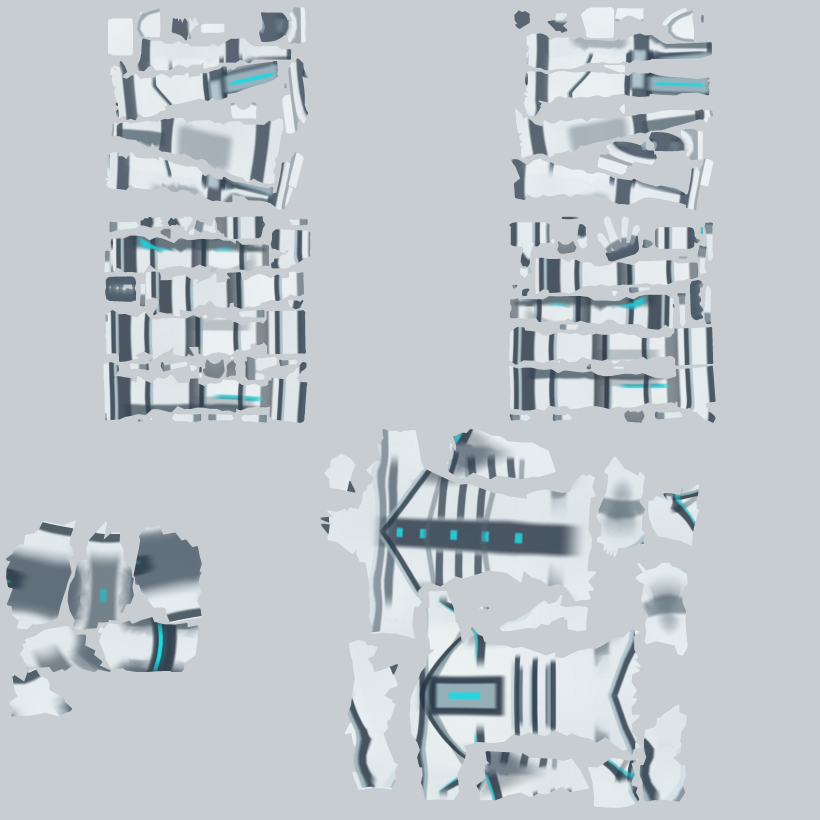
#> input picture projects/swrlz-forge-moba/assets/models/futuristic-humanoid-v11-548-finished-robot-skin-4096.png, 4096 x 4096 px (shown at 1/5 size)
$ python test_register_concept_uv_to_native.py
#> lines starting #> are read from the running program, lines starting #| are printed output that depends on the picture; after the words box and inside, x2 and y2 are one past the last pixel; in counts of white or black regions, pixels touching at a corner belong together
### projects/swrlz-forge-moba/authoring/register_concept_uv_to_native.py
#!/usr/bin/env python3
"""Register a generated armor atlas against an EXISTING §E mannequin UV paint.

An image generator draws approximate UV islands; this tool uses the baked
texture's island coverage as an authoritative destination. It optically aligns
the approximate silhouettes, paints only inside the native UV islands, fills
uncovered island texels by nearest detailed-artwork color, and pads edges for
filtering. It NEVER changes scene UVs, geometry, or topology.

Usage:
  python register_concept_uv_to_native.py --artwork /path/to/concept.png \
    --reference ../assets/models/futuristic-humanoid-v11-548-finished-robot-skin-4096.png \
    --output /path/to/registered-4096.png

Requires numpy, Pillow, scipy, opencv-python-headless. Artwork and reference
must use the SAME atlas topology/layout, not arbitrary generic robot atlases.
"""
import argparse
import hashlib
import json
from pathlib import Path

import cv2
import numpy as np
from PIL import Image
from scipy.ndimage import distance_transform_edt

ROOT = Path(__file__).resolve().parents[1]
REFERENCE = ROOT / 'assets/models/futuristic-humanoid-v11-548-finished-robot-skin-4096.png'


def rgb(path, side):
    return np.asarray(Image.open(path).convert('RGB').resize(
        (side, side), Image.Resampling.LANCZOS))


def background(arr):
    h, w = arr.shape[:2]
    d = max(4, min(h, w) // 64)
    corners = np.concatenate([
        arr[:d, :d].reshape(-1, 3),
        arr[:d, -d:].reshape(-1, 3),
        arr[-d:, :d].reshape(-1, 3),
        arr[-d:, -d:].reshape(-1, 3)
    ], axis=0)
    return np.median(corners, axis=0).astype(np.float32)


def silhouette(arr, bg, threshold):
    delta = np.linalg.norm(arr.astype(np.float32) - bg, axis=2)
    mask = (delta > threshold).astype(np.uint8)
    return cv2.morphologyEx(mask, cv2.MORPH_CLOSE,
                            np.ones((3, 3), np.uint8))


def flow_from_silhouette(artwork_mask, native_mask):
    n = len(artwork_mask)
    flow = np.zeros((n, n, 2), dtype=np.float32)
    # Four independent packed UV neighborhoods: each side's limb stacks,
    # helmet, and torso. Avoid cross-island attraction.
    regions = [(0, 0, .475, .535), (.565, 0, 1, .535),
               (0, .605, .385, 1), (.395, .52, 1, 1)]
    for x0, y0, x1, y1 in regions:
        l, t, r, b = map(int, (x0*n, y0*n, x1*n, y1*n))
        a = cv2.GaussianBlur(artwork_mask[t:b, l:r].astype('float32'),
                              (0, 0), 3)
        d = cv2.GaussianBlur(native_mask[t:b, l:r].astype('float32'),
                              (0, 0), 3)
        optical = cv2.DISOpticalFlow_create(
            cv2.DISOPTICAL_FLOW_PRESET_MEDIUM)
        optical.setFinestScale(1)
        optical.setPatchSize(8)
        optical.setPatchStride(4)
        optical.setGradientDescentIterations(15)
        # Destination => source displacement for image resampling.
        backwards = optical.calc((d * 255).astype(np.uint8),
                                 (a * 255).astype(np.uint8), None)
        flow[t:b, l:r] = np.clip(backwards, -14, 14)
    flow = cv2.GaussianBlur(flow, (0, 0), 2)
    yy, xx = np.mgrid[0:n, 0:n].astype(np.float32)
    shifted = cv2.remap(artwork_mask.astype(np.float32),
                        xx + flow[:, :, 0], yy + flow[:, :, 1],
                        cv2.INTER_LINEAR, borderMode=cv2.BORDER_CONSTANT)
    iou = lambda a, b: (
        np.logical_and(a, b).sum() /
        max(int(np.logical_or(a, b).sum()), 1))
    before = float(iou(artwork_mask > 0, native_mask > 0))
    after = float(iou(shifted > .5, native_mask > 0))
    # A bad estimated flow must not silently worsen the registration.
    if after < before:
        return np.zeros_like(flow), before, before
    return flow, before, after


def register(artwork, reference, output, render_side=4096):
    small = 768
    art = rgb(artwork, small)
    native = rgb(reference, small)
    art_bg, native_bg = background(art), background(native)
    am = silhouette(art, art_bg, 15)
    nm = silhouette(native, native_bg, 8)
    flow, before, after = flow_from_silhouette(am, nm)
    # Different atlas UV layouts cannot be fixed by optical-flow alignment.
    if before < .57:
        raise ValueError(
            'Artwork does not match native UV atlas layout; '
            f'initial overlap={before:.3f}')
    full_art = np.asarray(Image.open(artwork).convert('RGB'))
    full_native = rgb(reference, render_side)
    target = silhouette(full_native, background(full_native), 8).astype(bool)
    fx = cv2.resize(flow[:, :, 0], (render_side, render_side),
                    interpolation=cv2.INTER_CUBIC) * (render_side / small)
    fy = cv2.resize(flow[:, :, 1], (render_side, render_side),
                    interpolation=cv2.INTER_CUBIC) * (render_side / small)
    ax = np.arange(render_side, dtype=np.float32)[None, :]
    ay = np.arange(render_side, dtype=np.float32)[:, None]
    mapx = (ax + fx) * (full_art.shape[1] - 1) / (render_side - 1)
    mapy = (ay + fy) * (full_art.shape[0] - 1) / (render_side - 1)
    transferred = cv2.remap(full_art, mapx, mapy,
                            cv2.INTER_LINEAR, borderMode=cv2.BORDER_REFLECT_101)
    coverage = silhouette(transferred, background(full_art), 14).astype(bool)
    # No gray background paint inside actual islands.
    _, nearest = distance_transform_edt(~coverage, return_indices=True)
    missing = target & ~coverage
    transferred[missing] = transferred[nearest[0][missing],
                                        nearest[1][missing]]
    result = full_native.copy()
    result[target] = transferred[target]
    # 12 px bleed outside exact UV islands to avoid bilinear/mipmap seams.
    distance, edge = distance_transform_edt(~target, return_indices=True)
    padding = (~target) & (distance <= 12)
    result[padding] = result[edge[0][padding], edge[1][padding]]
    output.parent.mkdir(parents=True, exist_ok=True)
    Image.fromarray(result, 'RGB').save(output, optimize=True)
    digest = lambda p: hashlib.sha256(Path(p).read_bytes()).hexdigest()
    report = {
        'artwork': str(artwork), 'referenceUVMaterial': str(reference),
        'output': str(output), 'resolution': [render_side, render_side],
        'artworkSourceResolution': list(Image.open(artwork).size),
        'nativeUvModified': False, 'geometryModified': False,
        'islandIoUBefore': round(before, 4), 'islandIoUAfter': round(after, 4),
        'uncoveredPixelsRepaired': int(missing.sum()),
        'artworkSha256': digest(artwork), 'referenceSha256': digest(reference),
        'resultSha256': digest(output),
        'scope': 'raster island registration; inspect final model from 3D views'
    }
    output.with_suffix('.validation.json').write_text(json.dumps(report, indent=2) + '\n')
    print('SE_EXACT_UV_RASTER_REGISTRATION', json.dumps(report))
    return report


# [9 lines that do not run on import are left out]

### projects/swrlz-forge-moba/authoring/test_register_concept_uv_to_native.py
#!/usr/bin/env python3
"""Regression checks for art/UV registration without changing a saved scene."""
from pathlib import Path
from tempfile import TemporaryDirectory
import numpy as np
from PIL import Image

from register_concept_uv_to_native import register, REFERENCE

def main():
    assert REFERENCE.is_file(), REFERENCE
    with TemporaryDirectory() as td:
        td=Path(td)
        # Valid roundtrip using the native mesh-registered art as both inputs.
        out=td/'registered.png'
        report=register(REFERENCE,REFERENCE,out,1024)
#> in background, `corners = np.concatenate([ arr[:d, :d].reshape(-1, 3), arr[:d, -d:].re..`: corners = 576 rows, first 8: [200, 205, 209], [200, 205, 209], [200, 205, 209], [200, 205, 209], [200, 205, 209], [200, 205, 209], [200, 205, 209], [200, 205, 209]
#> in register, `art_bg, native_bg = background(art), background(native)`: art_bg = [200, 205, 209]
#> in silhouette, `mask = (delta > threshold).astype(np.uint8)`:
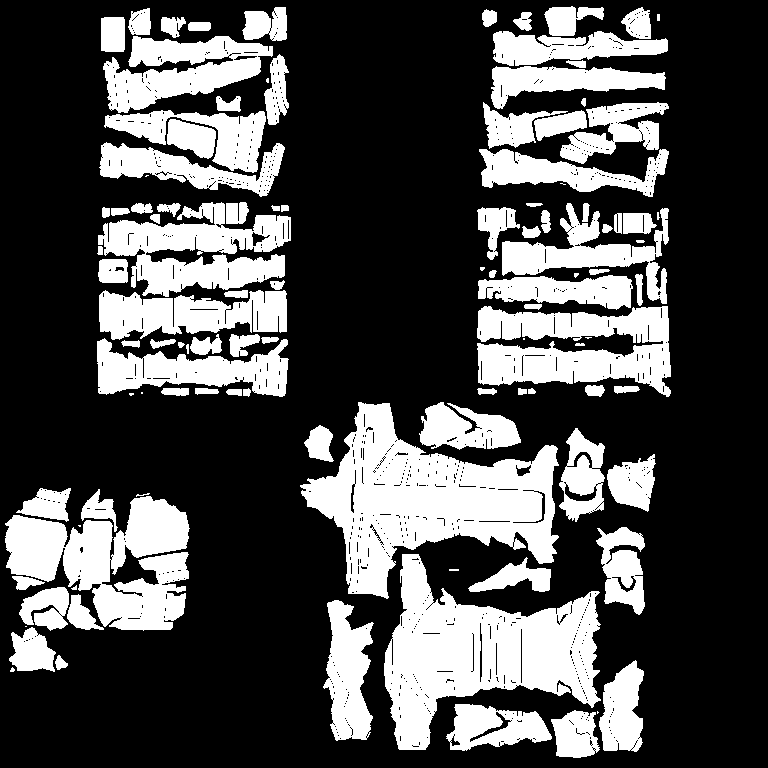
#> mask: shape (768, 768); values 0 (black) and 1 (white), 30.6% white; 109 white regions (15 under 20 px), largest, box (x1, y1, x2, y2) and area: (300, 402, 559, 599) 23649, (384, 554, 601, 750) 20906, (5, 496, 190, 631) 14099
#> in silhouette, `return cv2.morphologyEx(mask, cv2.MORPH_CLOSE, np.ones((3, 3), np.uint..`: returned value: shape (768, 768); values 0 (black) and 1 (white), 31.7% white; 41 white regions (4 under 20 px), largest, box (x1, y1, x2, y2) and area: (97, 202, 291, 397) 25895, (384, 554, 644, 752) 24603, (300, 402, 559, 599) 24550
#> call 2 of silhouette, with bg = array of shape (3,), threshold = 8
#> in silhouette (call 2), `mask = (delta > threshold).astype(np.uint8)`: mask: shape (768, 768); values 0 (black) and 1 (white), 32% white; 70 white regions (8 under 20 px), largest, box (x1, y1, x2, y2) and area: (300, 402, 559, 599) 24465, (384, 553, 601, 751) 21536, (97, 201, 292, 341) 17753
#> in silhouette (call 2), `return cv2.morphologyEx(mask, cv2.MORPH_CLOSE, np.ones((3, 3), np.uint..`:
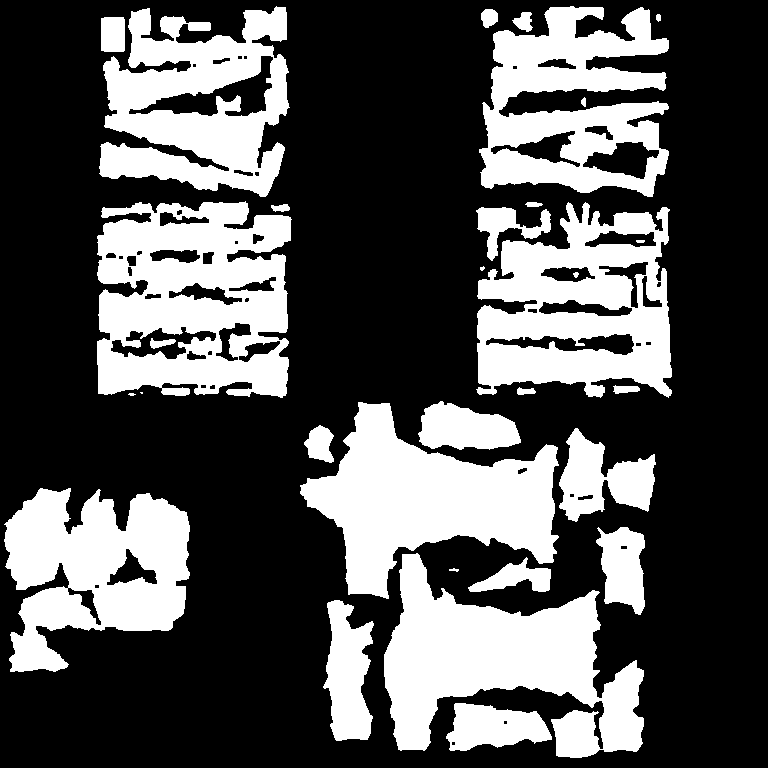
#> returned value: shape (768, 768); values 0 (black) and 1 (white), 32.9% white; 31 white regions (3 under 20 px), largest, box (x1, y1, x2, y2) and area: (97, 201, 292, 398) 28135, (384, 553, 644, 758) 26704, (300, 402, 559, 599) 24936
#> in flow_from_silhouette, `n = len(artwork_mask)`: n = 768
#> the loop in flow_from_silhouette, `for x0, y0, x1, y1 in regions:` made 4 passes
#> (l, t, r, b) on passes 1 to 4: (0, 0, 364, 410), (433, 0, 768, 410), (0, 464, 295, 768), (303, 399, 768, 768)
#> pass 1, in flow_from_silhouette, `d = cv2.GaussianBlur(native_mask[t:b, l:r].astype('float32'), (0, 0), 3)`:
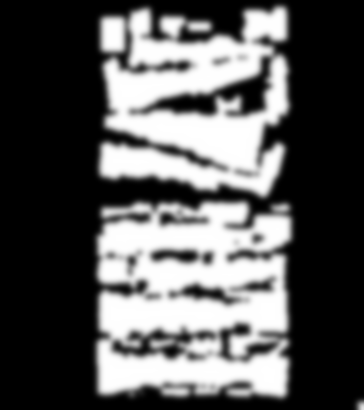
#> d: shape (410, 364) float32; min 0, max 1, mean 0.345
#> in flow_from_silhouette, `iou = lambda a, b: ( np.logical_and(a, b).sum() / max(int(np.logical_o..`:
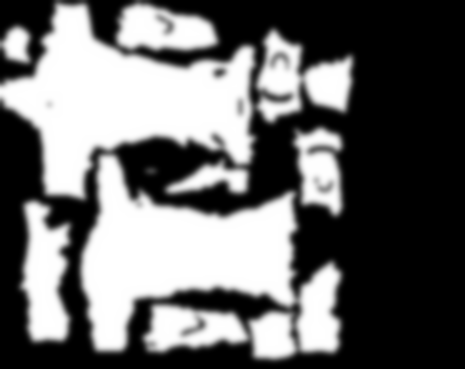
#> a: shape (369, 465) float32; min 0, max 1, mean 0.417
#> in flow_from_silhouette, `before = float(iou(artwork_mask > 0, native_mask > 0))`: before = 0.963
#> in flow_from_silhouette, `after = float(iou(shifted > .5, native_mask > 0))`: after = 0.973
#> in register, `flow, before, after = flow_from_silhouette(am, nm)`: before = 0.963; after = 0.973
#> in register, full_art is the input picture: shape (4096, 4096, 3); mean R, G, B 191.6, 198.7, 203.5
#> in background (call 3), `corners = np.concatenate([ arr[:d, :d].reshape(-1, 3), arr[:d, -d:].re..`: corners = 1024 rows, first 8: [200, 205, 209], [200, 205, 209], [200, 205, 209], [200, 205, 209], [200, 205, 209], [200, 205, 209], [200, 205, 209], [200, 205, 209]
#> in silhouette (call 3), `mask = (delta > threshold).astype(np.uint8)`: mask: shape (1024, 1024); values 0 (black) and 1 (white), 31.7% white; 90 white regions (5 under 20 px), largest, box (x1, y1, x2, y2) and area: (399, 536, 745, 799) 43406, (512, 738, 801, 1001) 38183, (6, 652, 253, 841) 27846
#> in silhouette (call 3), `return cv2.morphologyEx(mask, cv2.MORPH_CLOSE, np.ones((3, 3), np.uint..`: returned value: shape (1024, 1024); values 0 (black) and 1 (white), 32.4% white; 43 white regions (1 under 20 px), largest, box (x1, y1, x2, y2) and area: (129, 269, 388, 530) 48344, (399, 536, 745, 799) 44126, (636, 270, 896, 530) 40767
#> in silhouette (call 4), `mask = (delta > threshold).astype(np.uint8)`: mask: shape (1024, 1024); values 0 (black) and 1 (white), 30.7% white; 134 white regions (9 under 20 px), largest, box (x1, y1, x2, y2) and area: (400, 536, 745, 798) 42546, (512, 738, 801, 1000) 37147, (85, 691, 249, 841) 12540
#> in silhouette (call 4), `return cv2.morphologyEx(mask, cv2.MORPH_CLOSE, np.ones((3, 3), np.uint..`: returned value: shape (1024, 1024); values 0 (black) and 1 (white), 31.6% white; 63 white regions (4 under 20 px), largest, box (x1, y1, x2, y2) and area: (400, 536, 745, 798) 43876, (512, 738, 801, 1000) 38330, (636, 270, 895, 529) 37707
#> in register, `missing = target & ~coverage`: missing: shape (1024, 1024) bool; 0.94% white in thin lines or dots, all inside (x1, y1, x2, y2) = (6, 9, 896, 1010)
#> in register, `transferred[missing] = transferred[nearest[0][missing], nearest[1][mis..`: transferred: shape (1024, 1024, 3); mean R, G, B 190.7, 197.8, 202.7
#> in register, `result[target] = transferred[target]`: result: shape (1024, 1024, 3); mean R, G, B 190.7, 197.9, 202.7
#> in register, `padding = (~target) & (distance <= 12)`: padding: shape (1024, 1024) bool; 17.7% white; 46 white regions (17 under 20 px), largest, box (x1, y1, x2, y2) and area: (387, 0, 908, 1022) 104612, (117, 0, 400, 542) 48186, (0, 638, 265, 908) 15658
#> in register, `result[padding] = result[edge[0][padding], edge[1][padding]]`:
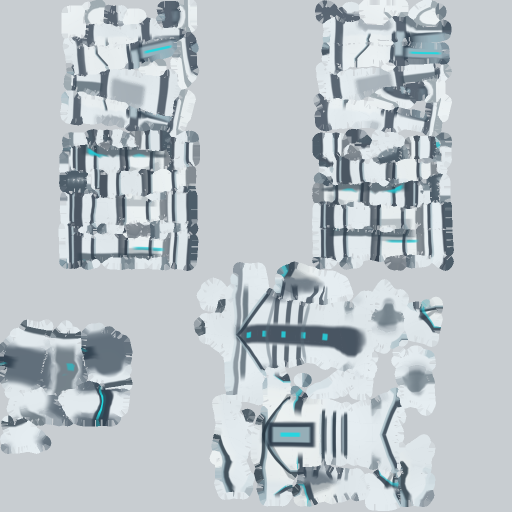
#> result: shape (1024, 1024, 3) (shown at 1/2 size); mean R, G, B 187.1, 195.1, 200.3
#> (printed output is left out)
#> report = 14 items
        assert out.exists()
        assert report['resolution']==[1024,1024]
        assert report['islandIoUAfter']>=report['islandIoUBefore']
        assert not report['geometryModified'] and not report['nativeUvModified']
        arr=np.asarray(Image.open(out).convert('RGB'))
        assert arr.shape==(1024,1024,3)
        assert np.any(np.linalg.norm(arr.astype(float)-arr[0,0],axis=2)>30)
        # Unrelated artwork has no usable UV-island correspondence.
        bad=td/'wrong-atlas.png'
        Image.new('RGB',(512,512),(196,199,201)).save(bad)
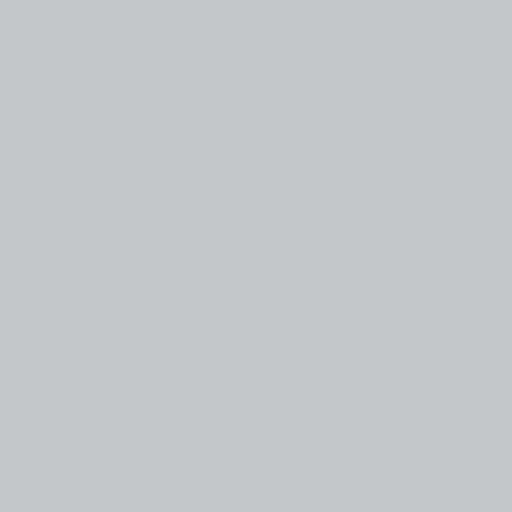
#> saved as wrong-atlas.png: PIL image 512x512 RGB; mean R, G, B 196, 199, 201
        try:
            register(bad,REFERENCE,td/'should-not-exist.png',1024)
#> in background (call 5), `corners = np.concatenate([ arr[:d, :d].reshape(-1, 3), arr[:d, -d:].re..`: corners = 576 rows, first 8: [196, 199, 201], [196, 199, 201], [196, 199, 201], [196, 199, 201], [196, 199, 201], [196, 199, 201], [196, 199, 201], [196, 199, 201]
#> in background (call 6), `corners = np.concatenate([ arr[:d, :d].reshape(-1, 3), arr[:d, -d:].re..`: corners = 576 rows, first 8: [200, 205, 209], [200, 205, 209], [200, 205, 209], [200, 205, 209], [200, 205, 209], [200, 205, 209], [200, 205, 209], [200, 205, 209]
#> in silhouette (call 5), `delta = np.linalg.norm(arr.astype(np.float32) - bg, axis=2)`: delta: shape (768, 768) float32; every value is 0
#> in silhouette (call 5), `mask = (delta > threshold).astype(np.uint8)`: mask: shape (768, 768); every value is 0
#> the loop in flow_from_silhouette (call 2), `for x0, y0, x1, y1 in regions:` made 4 passes
#> pass 3, in flow_from_silhouette (call 2), `d = cv2.GaussianBlur(native_mask[t:b, l:r].astype('float32'), (0, 0), 3)`:
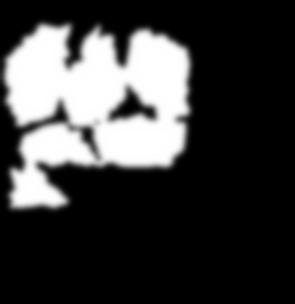
#> d: shape (304, 295) float32; min 0, max 1, mean 0.242
#> in flow_from_silhouette (call 2), `iou = lambda a, b: ( np.logical_and(a, b).sum() / max(int(np.logical_o..`: a: shape (369, 465) float32; every value is 0
#> in flow_from_silhouette (call 2), `before = float(iou(artwork_mask > 0, native_mask > 0))`: before = 0
        except ValueError as exc:
            assert 'does not match native UV atlas' in str(exc)
        else:
            raise AssertionError('Unrelated artwork falsely accepted')
        assert not (td/'should-not-exist.png').exists()
    print('SE_UV_REGISTRATION_TEST_PASS')

if __name__=='__main__':
    main()
